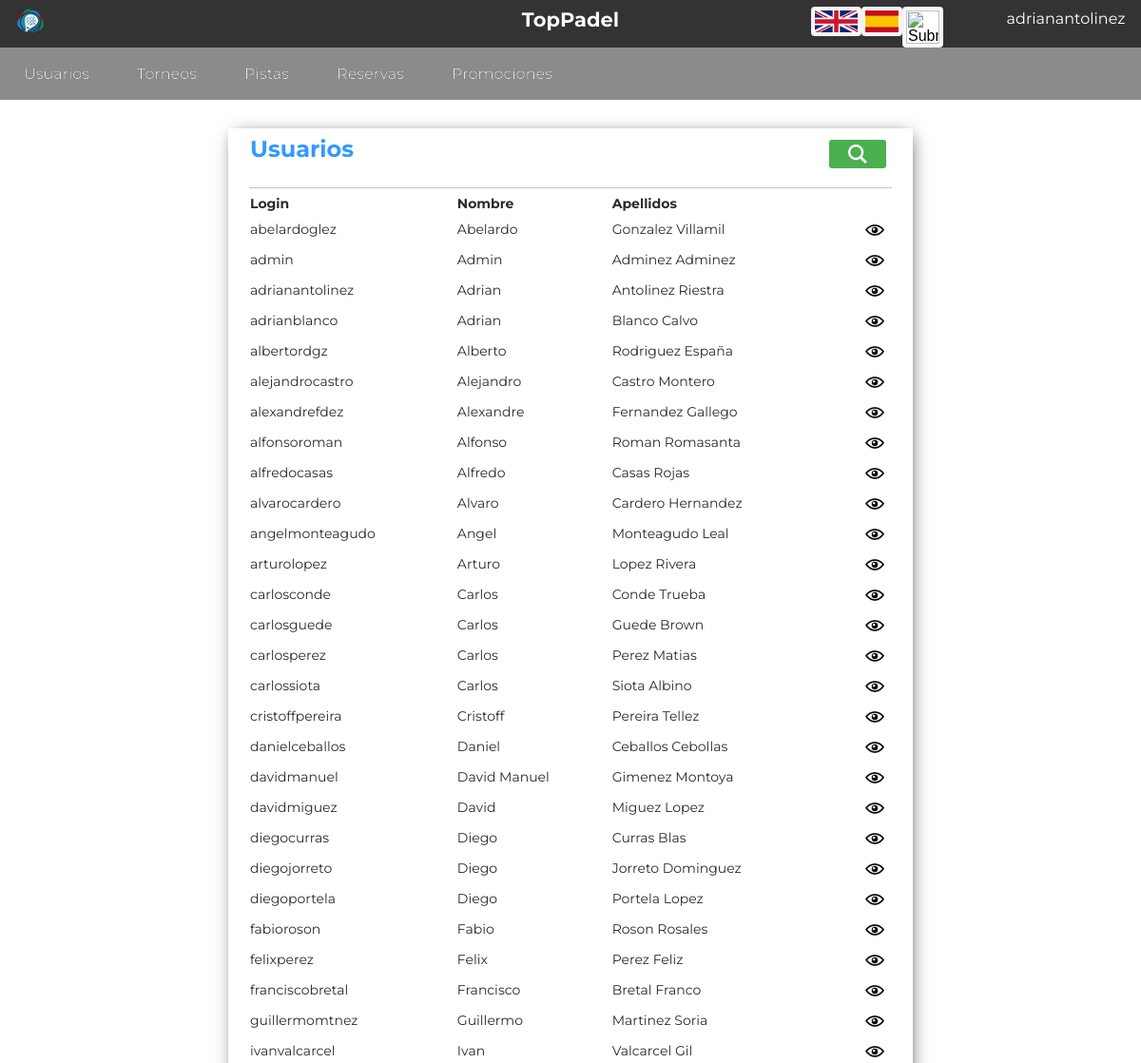
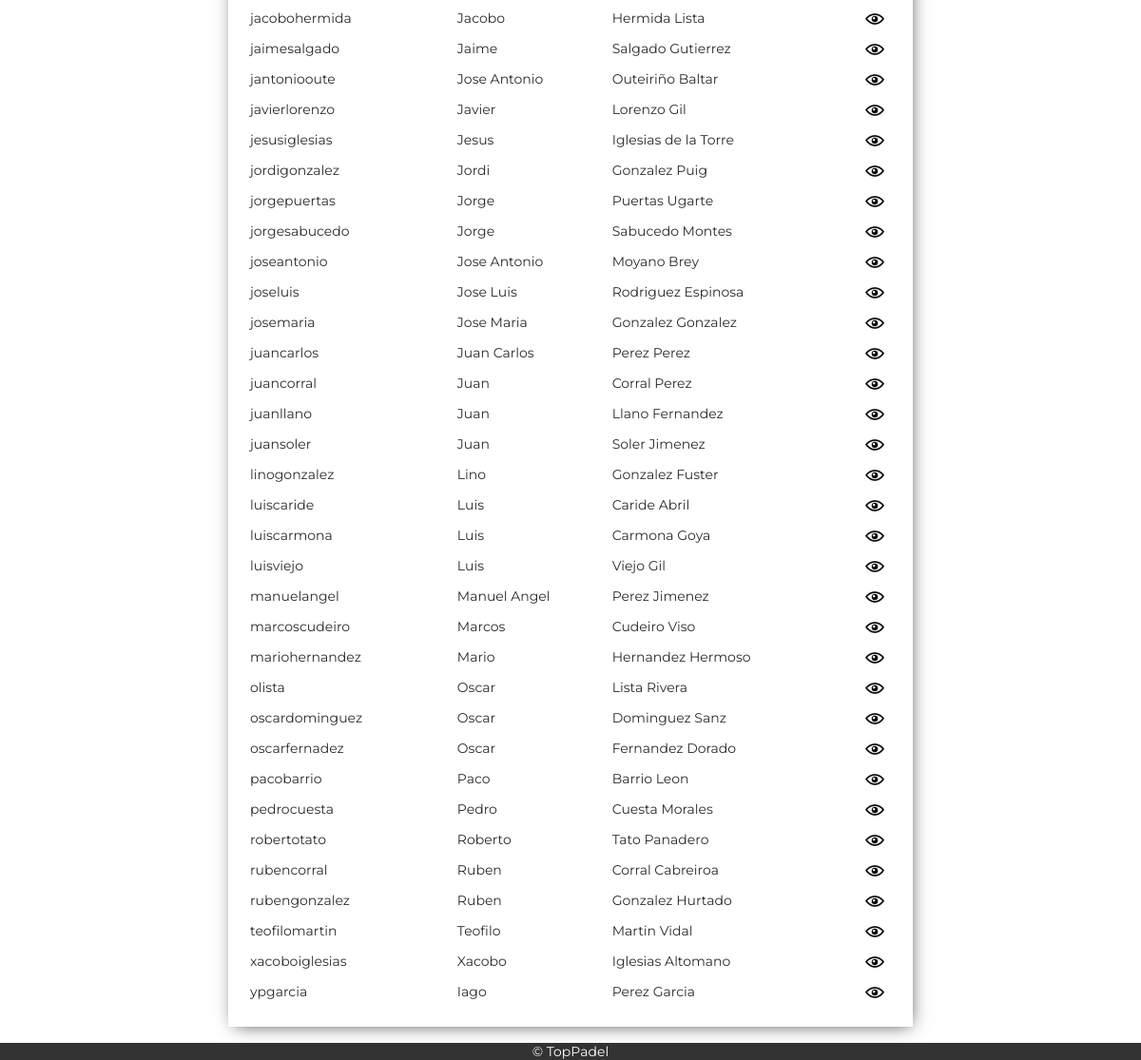
The app's page /Controllers/Usuarios_Controller.php (signed in), older data (2 pictures, top to bottom).
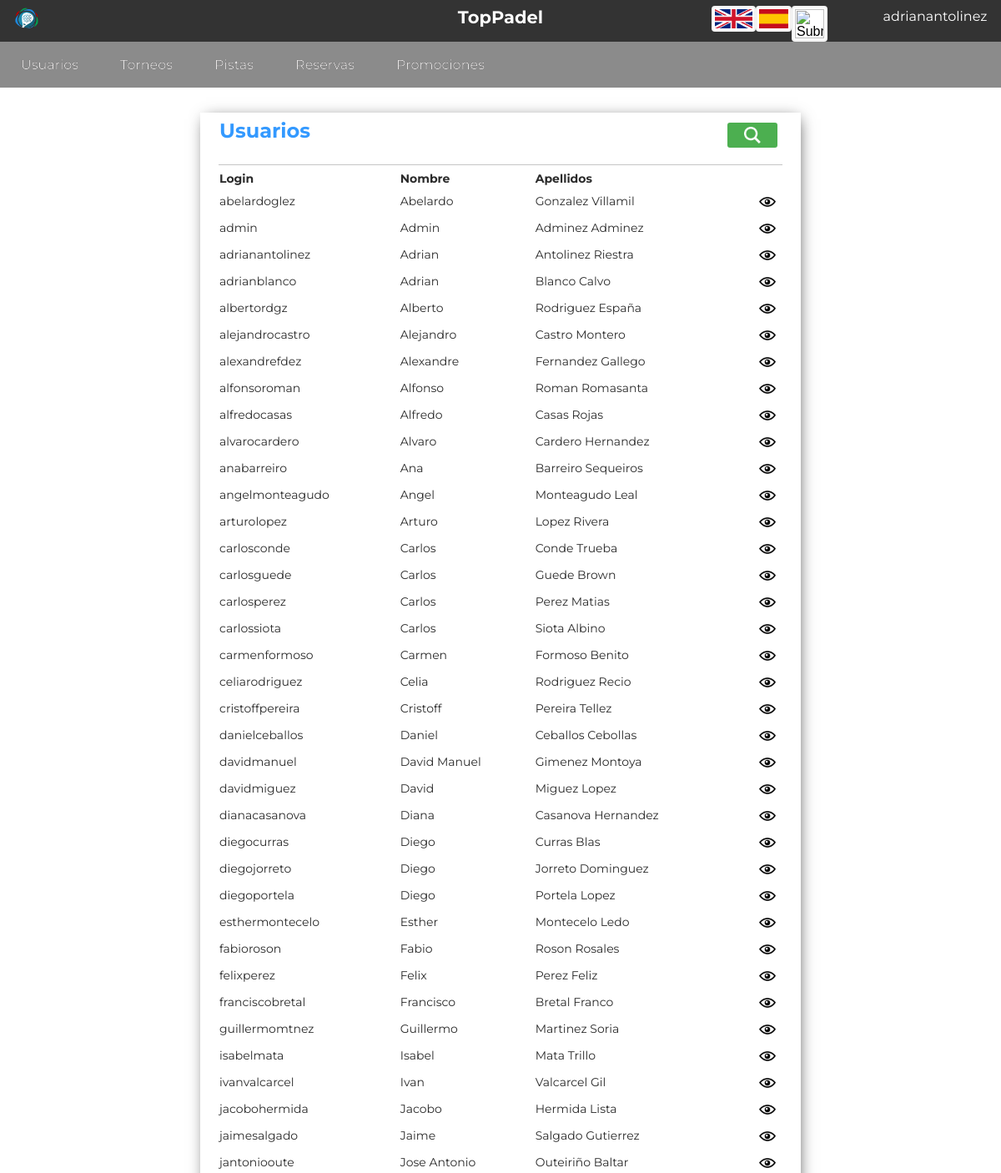
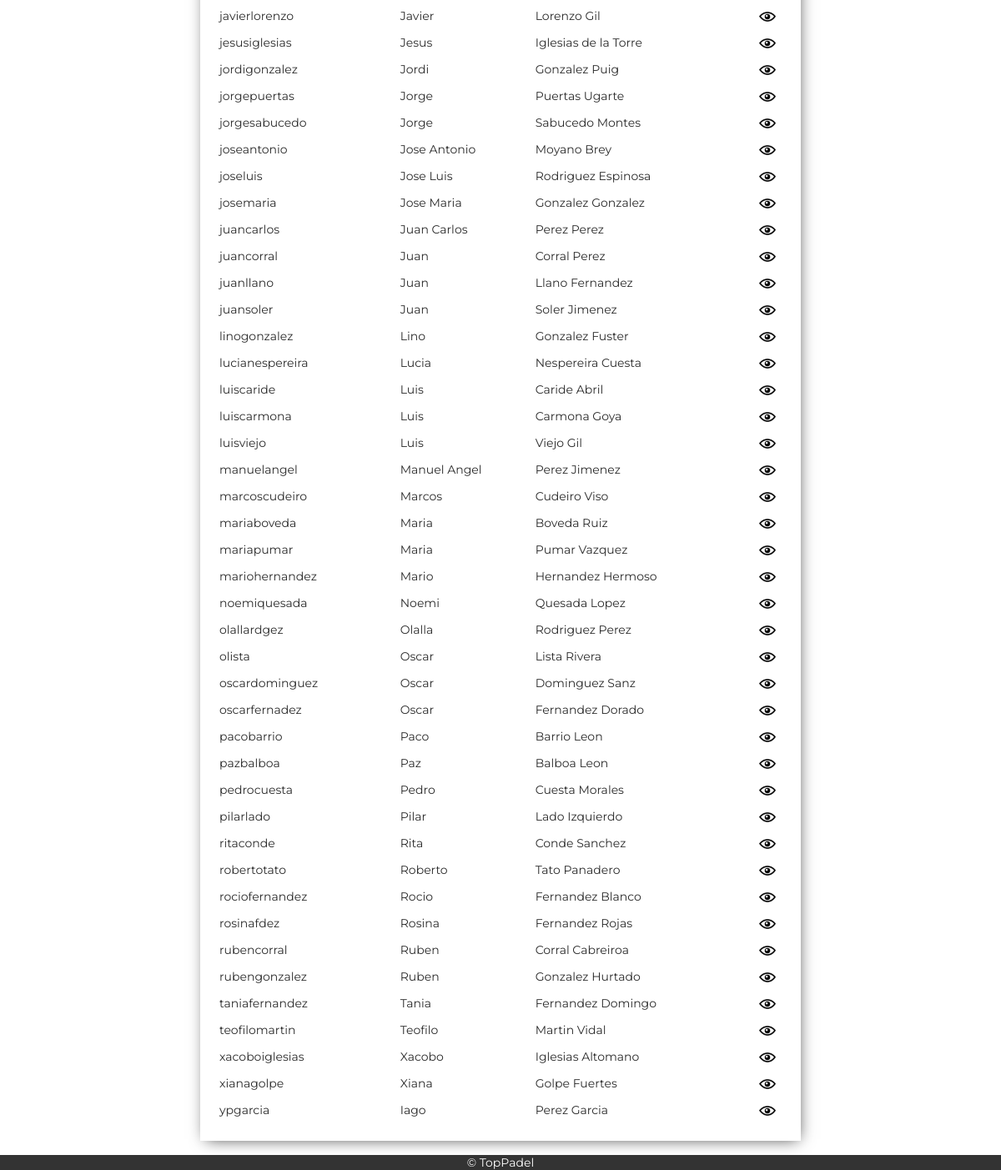
The same page, newer data (2 pictures, top to bottom).
### tables this page shows
CREATE TABLE `usuarios` (
  `login` varchar(45) NOT NULL,
  `password` varchar(128) NOT NULL,
  `dni` varchar(9) NOT NULL,
  `nombre` varchar(30) NOT NULL,
  `apellidos` varchar(50) NOT NULL,
  `telefono` varchar(11) NOT NULL,
  `email` varchar(60) NOT NULL,
  `fecha` date NOT NULL,
  `sexo` enum('Masculina','Femenina') NOT NULL,
  `tipo` enum('ADMIN','NORMAL','ENTRENADOR') NOT NULL,
  `socio` enum('SI','NO') NOT NULL DEFAULT 'NO',
  `IBAN` varchar(4) DEFAULT NULL,
  `cuenta` varchar(30) DEFAULT NULL
);

### Models/Usuarios_Model.php (called while the page is built, shortened)
<?php
class USUARIOS_Model {
	var $login;
	var $dni;
	var $nombre;
	var $apellidos;
	var $telefono;
	var $email;
	var $fecha;
	var $sexo;
	var $socio;
	var $tipo;
	var $IBAN;
	var $cuenta;
function __construct($login,$password,$dni,$nombre,$apellidos,$telefono,$email,$fecha,$sexo,$tipo,$socio,$IBAN,$cuenta){
	$this->login = $login;
	$this->dni = $dni;
	$this->nombre = $nombre;
	$this->apellidos = $apellidos;
	$this->telefono = $telefono;
	$this->email = $email;
	$this->fecha = $fecha;
	$this->sexo = $sexo;
	$this->tipo = $tipo;
	$this->socio = $socio;
	$this->IBAN = $IBAN;
	$this->cuenta = $cuenta;
	include_once 'Access_DB.php';
	$this->mysqli = ConnectDB();
}
function search(){
	     $sql = "SELECT *
       			FROM usuarios
    			WHERE
    				(
    				(`login` LIKE '%$this->login%') &&
	 				(`nombre` LIKE '%$this->nombre%') &&
					(`apellidos` LIKE '%$this->apellidos%') &&
					(`dni` LIKE '%$this->dni%') &&
					(`telefono` LIKE '%$this->telefono%') &&
					(`email` LIKE '%$this->email%') &&
					(`fecha` LIKE '%$this->fecha%') &&
					(`sexo` LIKE '%$this->sexo%') &&
					(`tipo` LIKE '%$this->tipo%') &&
					(`socio` LIKE '%$this->socio%') &&
					(`IBAN` LIKE '%$this->IBAN%') &&
					(`cuenta` LIKE '%$this->cuenta%')
    				)";
    if (!($resultado = $this->mysqli->query($sql))){
		return 'Error en la búsqueda';
	}
    else{
		return $resultado;
	}
}
}
?>

### Models/Access_DB.php (called while the page is built)
<?php
function ConnectDB()
{
    $mysqli = new mysqli("localhost", "todolist", "todolist", "todolist");
	if ($mysqli->connect_errno) {
		include './MESSAGE.php';
		new MESSAGE("Fallo al conectar a MySQL: (" . $mysqli->connect_errno . ") " . $mysqli->connect_error, './index.php');
		return false;
	}
	else{
		return $mysqli;
	}
}
?>

### Views/Usuarios_SHOWALL_Normal_View.php (the view, shortened to what this page needs)
<?php
include_once '../Views/Header.php';
 class Usuarios_SHOWALL_Normal{
	var $datos;
	function __construct($datos,$enlace){
		$this -> datos = $datos;
		$this -> mostrar();
	}
	function mostrar(){
?>
	<div class="showall">
		<table class="showAllUsers">
			<tr><th class="title" colspan="4"><?php echo $strings['Usuarios']; ?>
			<form class="tableActions" action="../Controllers/Usuarios_Controller.php" method="">
			<button class="buscar-little" name="action" value="Confirmar_SEARCH1" type="submit"></button>
			</form></th></tr>
			<tr>
				<th><?php echo $strings['Login']; ?></th>
				<th><?php echo $strings['Nombre']; ?></th>
				<th><?php echo $strings['Apellidos']; ?></th>
				<th></th>
			</tr>
		<?php
			while($fila = $this ->datos->fetch_array()){
		?>
			<tr>
				<form action="../Controllers/Usuarios_Controller.php" method="post" name="action" >
					<td><?php echo $fila['login']; ?></td>
					<td><?php echo $fila['nombre']; ?></td>
					<td><?php echo $fila['apellidos']; ?></td>
					<td style="text-align:right">
						<button class="add" name="action" value="Confirmar_SHOWCURRENT" type="submit"></button>
					</td>
				</form>
			</tr>
		<?php
			}
		?>
		</table>
	</div>
<?php
    }
}
?>
<footer>
	<?php include '../Views/Footer.php'; ?>
</footer>

Row changes from the older to the newer data that the page shows:
added usuarios: login "anabarreiro", nombre "Ana", apellidos "Barreiro Sequeiros"
added usuarios: login "carmenformoso", nombre "Carmen", apellidos "Formoso Benito"
added usuarios: login "celiarodriguez", nombre "Celia", apellidos "Rodriguez Recio"
added usuarios: login "dianacasanova", nombre "Diana", apellidos "Casanova Hernandez"
added usuarios: login "esthermontecelo", nombre "Esther", apellidos "Montecelo Ledo"
added usuarios: login "isabelmata", nombre "Isabel", apellidos "Mata Trillo"
added usuarios: login "lucianespereira", nombre "Lucia", apellidos "Nespereira Cuesta"
added usuarios: login "mariaboveda", nombre "Maria", apellidos "Boveda Ruiz"
added usuarios: login "mariapumar", nombre "Maria", apellidos "Pumar Vazquez"
added usuarios: login "noemiquesada", nombre "Noemi", apellidos "Quesada Lopez"
added usuarios: login "olallardgez", nombre "Olalla", apellidos "Rodriguez Perez"
added usuarios: login "pazbalboa", nombre "Paz", apellidos "Balboa Leon"
added usuarios: login "pilarlado", nombre "Pilar", apellidos "Lado Izquierdo"
added usuarios: login "ritaconde", nombre "Rita", apellidos "Conde Sanchez"
added usuarios: login "rociofernandez", nombre "Rocio", apellidos "Fernandez Blanco"
added usuarios: login "rosinafdez", nombre "Rosina", apellidos "Fernandez Rojas"
added usuarios: login "taniafernandez", nombre "Tania", apellidos "Fernandez Domingo"
added usuarios: login "xianagolpe", nombre "Xiana", apellidos "Golpe Fuertes"
